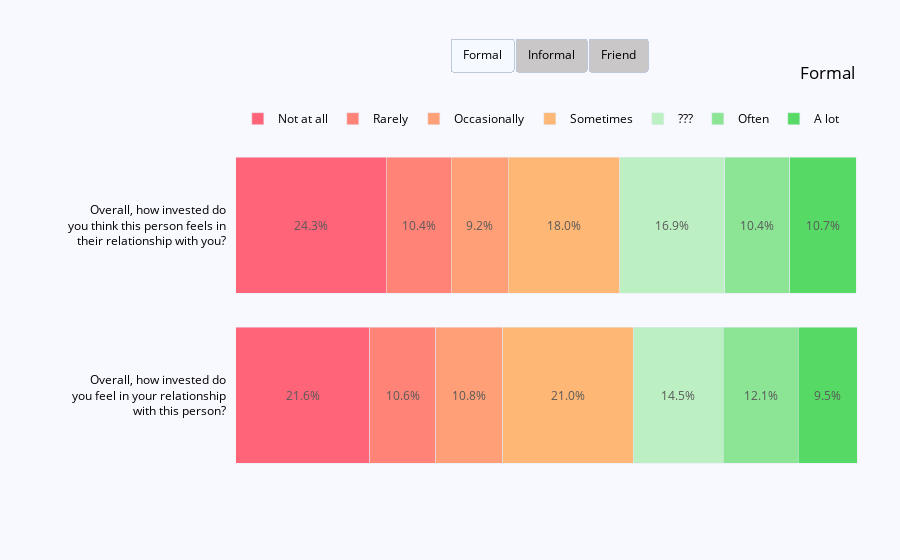

The code cell stored with this chart in its notebook:
### Code cell
percent_bar([list(round((df_diff['invest.overall.t'][df_diff['dyad_type'] == 1].value_counts(normalize = True).sort_index() * 100), 1)),
             list(round((df_diff['invest.overall.p'][df_diff['dyad_type'] == 1].value_counts(normalize = True).sort_index() * 100), 1))],
            [list(round((df_diff['invest.overall.t'][df_diff['dyad_type'] == 2].value_counts(normalize = True).sort_index() * 100), 1)),
             list(round((df_diff['invest.overall.p'][df_diff['dyad_type'] == 2].value_counts(normalize = True).sort_index() * 100), 1))],
            [list(round((df_diff['invest.overall.t'][df_diff['dyad_type'] == 3].value_counts(normalize = True).sort_index() * 100), 1)),
             list(round((df_diff['invest.overall.p'][df_diff['dyad_type'] == 3].value_counts(normalize = True).sort_index() * 100), 1))],
            'Overall, how invested do<br>you feel in your relationship<br>with this person?',
            'Overall, how invested do<br>you think this person feels in<br>their relationship with you?')

### Figure 1 — Plotly figure (JSON) as saved in the notebook; plotly's stock layout.template omitted (floating-point values rounded to 4 significant figures)
{"data": [{"hovertemplate": "<b>%{x}%</b><extra></extra>", "marker": {"color": "#FF6478"}, "orientation": "h", "showlegend": false, "type": "bar", "x": [21.6], "y": ["Overall, how invested do<br>you feel in your relationship<br>with this person?"]}, {"hovertemplate": "<b>%{x}%</b><extra></extra>", "marker": {"color": "#FF6478"}, "name": "Not at all", "orientation": "h", "showlegend": true, "type": "bar", "x": [24.3], "y": ["Overall, how invested do<br>you think this person feels in<br>their relationship with you?"]}, {"hovertemplate": "<b>%{x}%</b><extra></extra>", "marker": {"color": "#FF8477"}, "orientation": "h", "showlegend": false, "type": "bar", "x": [10.6], "y": ["Overall, how invested do<br>you feel in your relationship<br>with this person?"]}, {"hovertemplate": "<b>%{x}%</b><extra></extra>", "marker": {"color": "#FF8477"}, "name": "Rarely", "orientation": "h", "showlegend": true, "type": "bar", "x": [10.4], "y": ["Overall, how invested do<br>you think this person feels in<br>their relationship with you?"]}, {"hovertemplate": "<b>%{x}%</b><extra></extra>", "marker": {"color": "#FF9F77"}, "orientation": "h", "showlegend": false, "type": "bar", "x": [10.8], "y": ["Overall, how invested do<br>you feel in your relationship<br>with this person?"]}, {"hovertemplate": "<b>%{x}%</b><extra></extra>", "marker": {"color": "#FF9F77"}, "name": "Occasionally", "orientation": "h", "showlegend": true, "type": "bar", "x": [9.2], "y": ["Overall, how invested do<br>you think this person feels in<br>their relationship with you?"]}, {"hovertemplate": "<b>%{x}%</b><extra></extra>", "marker": {"color": "#FFB775"}, "orientation": "h", "showlegend": false, "type": "bar", "x": [21], "y": ["Overall, how invested do<br>you feel in your relationship<br>with this person?"]}, {"hovertemplate": "<b>%{x}%</b><extra></extra>", "marker": {"color": "#FFB775"}, "name": "Sometimes", "orientation": "h", "showlegend": true, "type": "bar", "x": [18], "y": ["Overall, how invested do<br>you think this person feels in<br>their relationship with you?"]}, {"hovertemplate": "<b>%{x}%</b><extra></extra>", "marker": {"color": "#BCF0C2"}, "orientation": "h", "showlegend": false, "type": "bar", "x": [14.5], "y": ["Overall, how invested do<br>you feel in your relationship<br>with this person?"]}, {"hovertemplate": "<b>%{x}%</b><extra></extra>", "marker": {"color": "#BCF0C2"}, "name": "???", "orientation": "h", "showlegend": true, "type": "bar", "x": [16.9], "y": ["Overall, how invested do<br>you think this person feels in<br>their relationship with you?"]}, {"hovertemplate": "<b>%{x}%</b><extra></extra>", "marker": {"color": "#8BE595"}, "orientation": "h", "showlegend": false, "type": "bar", "x": [12.1], "y": ["Overall, how invested do<br>you feel in your relationship<br>with this person?"]}, {"hovertemplate": "<b>%{x}%</b><extra></extra>", "marker": {"color": "#8BE595"}, "name": "Often", "orientation": "h", "showlegend": true, "type": "bar", "x": [10.4], "y": ["Overall, how invested do<br>you think this person feels in<br>their relationship with you?"]}, {"hovertemplate": "<b>%{x}%</b><extra></extra>", "marker": {"color": "#56DA65"}, "orientation": "h", "showlegend": false, "type": "bar", "x": [9.5], "y": ["Overall, how invested do<br>you feel in your relationship<br>with this person?"]}, {"hovertemplate": "<b>%{x}%</b><extra></extra>", "marker": {"color": "#56DA65"}, "name": "A lot", "orientation": "h", "showlegend": true, "type": "bar", "x": [10.7], "y": ["Overall, how invested do<br>you think this person feels in<br>their relationship with you?"]}, {"hovertemplate": "<b>%{x}%</b><extra></extra>", "marker": {"color": "#FF6478"}, "orientation": "h", "showlegend": false, "type": "bar", "visible": false, "x": [7.1], "y": ["Overall, how invested do<br>you feel in your relationship<br>with this person?"]}, {"hovertemplate": "<b>%{x}%</b><extra></extra>", "marker": {"color": "#FF6478"}, "name": "Not at all", "orientation": "h", "showlegend": true, "type": "bar", "visible": false, "x": [7.8], "y": ["Overall, how invested do<br>you think this person feels in<br>their relationship with you?"]}, {"hovertemplate": "<b>%{x}%</b><extra></extra>", "marker": {"color": "#FF8477"}, "orientation": "h", "showlegend": false, "type": "bar", "visible": false, "x": [4.6], "y": ["Overall, how invested do<br>you feel in your relationship<br>with this person?"]}, {"hovertemplate": "<b>%{x}%</b><extra></extra>", "marker": {"color": "#FF8477"}, "name": "Rarely", "orientation": "h", "showlegend": true, "type": "bar", "visible": false, "x": [4.6], "y": ["Overall, how invested do<br>you think this person feels in<br>their relationship with you?"]}, {"hovertemplate": "<b>%{x}%</b><extra></extra>", "marker": {"color": "#FF9F77"}, "orientation": "h", "showlegend": false, "type": "bar", "visible": false, "x": [5.6], "y": ["Overall, how invested do<br>you feel in your relationship<br>with this person?"]}, {"hovertemplate": "<b>%{x}%</b><extra></extra>", "marker": {"color": "#FF9F77"}, "name": "Occasionally", "orientation": "h", "showlegend": true, "type": "bar", "visible": false, "x": [5.3], "y": ["Overall, how invested do<br>you think this person feels in<br>their relationship with you?"]}, {"hovertemplate": "<b>%{x}%</b><extra></extra>", "marker": {"color": "#FFB775"}, "orientation": "h", "showlegend": false, "type": "bar", "visible": false, "x": [14.2], "y": ["Overall, how invested do<br>you feel in your relationship<br>with this person?"]}, {"hovertemplate": "<b>%{x}%</b><extra></extra>", "marker": {"color": "#FFB775"}, "name": "Sometimes", "orientation": "h", "showlegend": true, "type": "bar", "visible": false, "x": [11.8], "y": ["Overall, how invested do<br>you think this person feels in<br>their relationship with you?"]}, {"hovertemplate": "<b>%{x}%</b><extra></extra>", "marker": {"color": "#BCF0C2"}, "orientation": "h", "showlegend": false, "type": "bar", "visible": false, "x": [16.6], "y": ["Overall, how invested do<br>you feel in your relationship<br>with this person?"]}, {"hovertemplate": "<b>%{x}%</b><extra></extra>", "marker": {"color": "#BCF0C2"}, "name": "???", "orientation": "h", "showlegend": true, "type": "bar", "visible": false, "x": [19.7], "y": ["Overall, how invested do<br>you think this person feels in<br>their relationship with you?"]}, {"hovertemplate": "<b>%{x}%</b><extra></extra>", "marker": {"color": "#8BE595"}, "orientation": "h", "showlegend": false, "type": "bar", "visible": false, "x": [20.3], "y": ["Overall, how invested do<br>you feel in your relationship<br>with this person?"]}, {"hovertemplate": "<b>%{x}%</b><extra></extra>", "marker": {"color": "#8BE595"}, "name": "Often", "orientation": "h", "showlegend": true, "type": "bar", "visible": false, "x": [20], "y": ["Overall, how invested do<br>you think this person feels in<br>their relationship with you?"]}, {"hovertemplate": "<b>%{x}%</b><extra></extra>", "marker": {"color": "#56DA65"}, "orientation": "h", "showlegend": false, "type": "bar", "visible": false, "x": [31.6], "y": ["Overall, how invested do<br>you feel in your relationship<br>with this person?"]}, {"hovertemplate": "<b>%{x}%</b><extra></extra>", "marker": {"color": "#56DA65"}, "name": "A lot", "orientation": "h", "showlegend": true, "type": "bar", "visible": false, "x": [30.8], "y": ["Overall, how invested do<br>you think this person feels in<br>their relationship with you?"]}, {"hovertemplate": "<b>%{x}%</b><extra></extra>", "marker": {"color": "#FF6478"}, "orientation": "h", "showlegend": false, "type": "bar", "visible": false, "x": [0.9], "y": ["Overall, how invested do<br>you feel in your relationship<br>with this person?"]}, {"hovertemplate": "<b>%{x}%</b><extra></extra>", "marker": {"color": "#FF6478"}, "name": "Not at all", "orientation": "h", "showlegend": true, "type": "bar", "visible": false, "x": [0.6], "y": ["Overall, how invested do<br>you think this person feels in<br>their relationship with you?"]}, {"hovertemplate": "<b>%{x}%</b><extra></extra>", "marker": {"color": "#FF8477"}, "orientation": "h", "showlegend": false, "type": "bar", "visible": false, "x": [0.9], "y": ["Overall, how invested do<br>you feel in your relationship<br>with this person?"]}, {"hovertemplate": "<b>%{x}%</b><extra></extra>", "marker": {"color": "#FF8477"}, "name": "Rarely", "orientation": "h", "showlegend": true, "type": "bar", "visible": false, "x": [1.9], "y": ["Overall, how invested do<br>you think this person feels in<br>their relationship with you?"]}, {"hovertemplate": "<b>%{x}%</b><extra></extra>", "marker": {"color": "#FF9F77"}, "orientation": "h", "showlegend": false, "type": "bar", "visible": false, "x": [3.4], "y": ["Overall, how invested do<br>you feel in your relationship<br>with this person?"]}, {"hovertemplate": "<b>%{x}%</b><extra></extra>", "marker": {"color": "#FF9F77"}, "name": "Occasionally", "orientation": "h", "showlegend": true, "type": "bar", "visible": false, "x": [1.9], "y": ["Overall, how invested do<br>you think this person feels in<br>their relationship with you?"]}, {"hovertemplate": "<b>%{x}%</b><extra></extra>", "marker": {"color": "#FFB775"}, "orientation": "h", "showlegend": false, "type": "bar", "visible": false, "x": [17.5], "y": ["Overall, how invested do<br>you feel in your relationship<br>with this person?"]}, {"hovertemplate": "<b>%{x}%</b><extra></extra>", "marker": {"color": "#FFB775"}, "name": "Sometimes", "orientation": "h", "showlegend": true, "type": "bar", "visible": false, "x": [19.8], "y": ["Overall, how invested do<br>you think this person feels in<br>their relationship with you?"]}, {"hovertemplate": "<b>%{x}%</b><extra></extra>", "marker": {"color": "#BCF0C2"}, "orientation": "h", "showlegend": false, "type": "bar", "visible": false, "x": [23.4], "y": ["Overall, how invested do<br>you feel in your relationship<br>with this person?"]}, {"hovertemplate": "<b>%{x}%</b><extra></extra>", "marker": {"color": "#BCF0C2"}, "name": "???", "orientation": "h", "showlegend": true, "type": "bar", "visible": false, "x": [25.5], "y": ["Overall, how invested do<br>you think this person feels in<br>their relationship with you?"]}, {"hovertemplate": "<b>%{x}%</b><extra></extra>", "marker": {"color": "#8BE595"}, "orientation": "h", "showlegend": false, "type": "bar", "visible": false, "x": [27.5], "y": ["Overall, how invested do<br>you feel in your relationship<br>with this person?"]}, {"hovertemplate": "<b>%{x}%</b><extra></extra>", "marker": {"color": "#8BE595"}, "name": "Often", "orientation": "h", "showlegend": true, "type": "bar", "visible": false, "x": [23], "y": ["Overall, how invested do<br>you think this person feels in<br>their relationship with you?"]}, {"hovertemplate": "<b>%{x}%</b><extra></extra>", "marker": {"color": "#56DA65"}, "orientation": "h", "showlegend": false, "type": "bar", "visible": false, "x": [26.2], "y": ["Overall, how invested do<br>you feel in your relationship<br>with this person?"]}, {"hovertemplate": "<b>%{x}%</b><extra></extra>", "marker": {"color": "#56DA65"}, "name": "A lot", "orientation": "h", "showlegend": true, "type": "bar", "visible": false, "x": [27.4], "y": ["Overall, how invested do<br>you think this person feels in<br>their relationship with you?"]}], "layout": {"annotations": [{"align": "right", "font": {"color": "black", "size": 12}, "showarrow": false, "text": "Overall, how invested do<br>you feel in your relationship<br>with this person?", "x": 0.14, "xanchor": "right", "xref": "paper", "y": "Overall, how invested do<br>you feel in your relationship<br>with this person?", "yref": "y"}, {"font": {"color": "#595959", "size": 12}, "showarrow": false, "text": "21.6%", "x": 10.8, "xref": "x", "y": "Overall, how invested do<br>you feel in your relationship<br>with this person?", "yref": "y"}, {"font": {"color": "#595959", "size": 12}, "showarrow": false, "text": "10.6%", "x": 26.9, "xref": "x", "y": "Overall, how invested do<br>you feel in your relationship<br>with this person?", "yref": "y"}, {"font": {"color": "#595959", "size": 12}, "showarrow": false, "text": "10.8%", "x": 37.6, "xref": "x", "y": "Overall, how invested do<br>you feel in your relationship<br>with this person?", "yref": "y"}, {"font": {"color": "#595959", "size": 12}, "showarrow": false, "text": "21.0%", "x": 53.5, "xref": "x", "y": "Overall, how invested do<br>you feel in your relationship<br>with this person?", "yref": "y"}, {"font": {"color": "#595959", "size": 12}, "showarrow": false, "text": "14.5%", "x": 71.25, "xref": "x", "y": "Overall, how invested do<br>you feel in your relationship<br>with this person?", "yref": "y"}, {"font": {"color": "#595959", "size": 12}, "showarrow": false, "text": "12.1%", "x": 84.55, "xref": "x", "y": "Overall, how invested do<br>you feel in your relationship<br>with this person?", "yref": "y"}, {"font": {"color": "#595959", "size": 12}, "showarrow": false, "text": "9.5%", "x": 95.35, "xref": "x", "y": "Overall, how invested do<br>you feel in your relationship<br>with this person?", "yref": "y"}, {"align": "right", "font": {"color": "black", "size": 12}, "showarrow": false, "text": "Overall, how invested do<br>you think this person feels in<br>their relationship with you?", "x": 0.14, "xanchor": "right", "xref": "paper", "y": "Overall, how invested do<br>you think this person feels in<br>their relationship with you?", "yref": "y"}, {"font": {"color": "#595959", "size": 12}, "showarrow": false, "text": "24.3%", "x": 12.15, "xref": "x", "y": "Overall, how invested do<br>you think this person feels in<br>their relationship with you?", "yref": "y"}, {"font": {"color": "#595959", "size": 12}, "showarrow": false, "text": "10.4%", "x": 29.5, "xref": "x", "y": "Overall, how invested do<br>you think this person feels in<br>their relationship with you?", "yref": "y"}, {"font": {"color": "#595959", "size": 12}, "showarrow": false, "text": "9.2%", "x": 39.3, "xref": "x", "y": "Overall, how invested do<br>you think this person feels in<br>their relationship with you?", "yref": "y"}, {"font": {"color": "#595959", "size": 12}, "showarrow": false, "text": "18.0%", "x": 52.9, "xref": "x", "y": "Overall, how invested do<br>you think this person feels in<br>their relationship with you?", "yref": "y"}, {"font": {"color": "#595959", "size": 12}, "showarrow": false, "text": "16.9%", "x": 70.35, "xref": "x", "y": "Overall, how invested do<br>you think this person feels in<br>their relationship with you?", "yref": "y"}, {"font": {"color": "#595959", "size": 12}, "showarrow": false, "text": "10.4%", "x": 84.0, "xref": "x", "y": "Overall, how invested do<br>you think this person feels in<br>their relationship with you?", "yref": "y"}, {"font": {"color": "#595959", "size": 12}, "showarrow": false, "text": "10.7%", "x": 94.55, "xref": "x", "y": "Overall, how invested do<br>you think this person feels in<br>their relationship with you?", "yref": "y"}], "barmode": "stack", "font": {"color": "black", "size": 12}, "legend": {"itemclick": false, "orientation": "h", "traceorder": "normal", "x": 0.94, "xanchor": "right", "y": 1.02, "yanchor": "bottom"}, "margin": {"b": 80, "l": 120, "r": 10, "t": 140}, "paper_bgcolor": "rgb(248, 248, 255)", "plot_bgcolor": "rgb(248, 248, 255)", "title": {"text": "Formal", "x": 0.95, "y": 0.88}, "updatemenus": [{"bgcolor": "#c9c7c7", "buttons": [{"args": [{"visible": [true, true, true, true, true, true, true, true, true, true, true, true, true, true, false, false, false, false, false, false, false, false, false, false, false, false, false, false, false, false, false, false, false, false, false, false, false, false, false, false, false, false]}, {"annotations": [{"align": "right", "font": {"color": "black", "size": 12}, "showarrow": false, "text": "Overall, how invested do<br>you feel in your relationship<br>with this person?", "x": 0.14, "xanchor": "right", "xref": "paper", "y": "Overall, how invested do<br>you feel in your relationship<br>with this person?", "yref": "y"}, {"font": {"color": "#595959", "size": 12}, "showarrow": false, "text": "21.6%", "x": 10.8, "xref": "x", "y": "Overall, how invested do<br>you feel in your relationship<br>with this person?", "yref": "y"}, {"font": {"color": "#595959", "size": 12}, "showarrow": false, "text": "10.6%", "x": 26.9, "xref": "x", "y": "Overall, how invested do<br>you feel in your relationship<br>with this person?", "yref": "y"}, {"font": {"color": "#595959", "size": 12}, "showarrow": false, "text": "10.8%", "x": 37.6, "xref": "x", "y": "Overall, how invested do<br>you feel in your relationship<br>with this person?", "yref": "y"}, {"font": {"color": "#595959", "size": 12}, "showarrow": false, "text": "21.0%", "x": 53.5, "xref": "x", "y": "Overall, how invested do<br>you feel in your relationship<br>with this person?", "yref": "y"}, {"font": {"color": "#595959", "size": 12}, "showarrow": false, "text": "14.5%", "x": 71.25, "xref": "x", "y": "Overall, how invested do<br>you feel in your relationship<br>with this person?", "yref": "y"}, {"font": {"color": "#595959", "size": 12}, "showarrow": false, "text": "12.1%", "x": 84.55, "xref": "x", "y": "Overall, how invested do<br>you feel in your relationship<br>with this person?", "yref": "y"}, {"font": {"color": "#595959", "size": 12}, "showarrow": false, "text": "9.5%", "x": 95.35, "xref": "x", "y": "Overall, how invested do<br>you feel in your relationship<br>with this person?", "yref": "y"}, {"align": "right", "font": {"color": "black", "size": 12}, "showarrow": false, "text": "Overall, how invested do<br>you think this person feels in<br>their relationship with you?", "x": 0.14, "xanchor": "right", "xref": "paper", "y": "Overall, how invested do<br>you think this person feels in<br>their relationship with you?", "yref": "y"}, {"font": {"color": "#595959", "size": 12}, "showarrow": false, "text": "24.3%", "x": 12.15, "xref": "x", "y": "Overall, how invested do<br>you think this person feels in<br>their relationship with you?", "yref": "y"}, {"font": {"color": "#595959", "size": 12}, "showarrow": false, "text": "10.4%", "x": 29.5, "xref": "x", "y": "Overall, how invested do<br>you think this person feels in<br>their relationship with you?", "yref": "y"}, {"font": {"color": "#595959", "size": 12}, "showarrow": false, "text": "9.2%", "x": 39.3, "xref": "x", "y": "Overall, how invested do<br>you think this person feels in<br>their relationship with you?", "yref": "y"}, {"font": {"color": "#595959", "size": 12}, "showarrow": false, "text": "18.0%", "x": 52.9, "xref": "x", "y": "Overall, how invested do<br>you think this person feels in<br>their relationship with you?", "yref": "y"}, {"font": {"color": "#595959", "size": 12}, "showarrow": false, "text": "16.9%", "x": 70.35, "xref": "x", "y": "Overall, how invested do<br>you think this person feels in<br>their relationship with you?", "yref": "y"}, {"font": {"color": "#595959", "size": 12}, "showarrow": false, "text": "10.4%", "x": 84.0, "xref": "x", "y": "Overall, how invested do<br>you think this person feels in<br>their relationship with you?", "yref": "y"}, {"font": {"color": "#595959", "size": 12}, "showarrow": false, "text": "10.7%", "x": 94.55, "xref": "x", "y": "Overall, how invested do<br>you think this person feels in<br>their relationship with you?", "yref": "y"}], "title": "Formal"}], "label": "Formal", "method": "update"}, {"args": [{"visible": [false, false, false, false, false, false, false, false, false, false, false, false, false, false, true, true, true, true, true, true, true, true, true, true, true, true, true, true, false, false, false, false, false, false, false, false, false, false, false, false, false, false]}, {"annotations": [{"align": "right", "font": {"color": "black", "size": 12}, "showarrow": false, "text": "Overall, how invested do<br>you feel in your relationship<br>with this person?", "x": 0.14, "xanchor": "right", "xref": "paper", "y": "Overall, how invested do<br>you feel in your relationship<br>with this person?", "yref": "y"}, {"font": {"color": "#595959", "size": 12}, "showarrow": false, "text": "7.1%", "x": 3.55, "xref": "x", "y": "Overall, how invested do<br>you feel in your relationship<br>with this person?", "yref": "y"}, {"font": {"color": "#595959", "size": 12}, "showarrow": false, "text": "5.6%", "x": 14.5, "xref": "x", "y": "Overall, how invested do<br>you feel in your relationship<br>with this person?", "yref": "y"}, {"font": {"color": "#595959", "size": 12}, "showarrow": false, "text": "14.2%", "x": 24.4, "xref": "x", "y": "Overall, how invested do<br>you feel in your relationship<br>with this person?", "yref": "y"}, {"font": {"color": "#595959", "size": 12}, "showarrow": false, "text": "16.6%", "x": 39.8, "xref": "x", "y": "Overall, how invested do<br>you feel in your relationship<br>with this person?", "yref": "y"}, {"font": {"color": "#595959", "size": 12}, "showarrow": false, "text": "20.3%", "x": 58.25, "xref": "x", "y": "Overall, how invested do<br>you feel in your relationship<br>with this person?", "yref": "y"}, {"font": {"color": "#595959", "size": 12}, "showarrow": false, "text": "31.6%", "x": 84.2, "xref": "x", "y": "Overall, how invested do<br>you feel in your relationship<br>with this person?", "yref": "y"}, {"align": "right", "font": {"color": "black", "size": 12}, "showarrow": false, "text": "Overall, how invested do<br>you think this person feels in<br>their relationship with you?", "x": 0.14, "xanchor": "right", "xref": "paper", "y": "Overall, how invested do<br>you think this person feels in<br>their relationship with you?", "yref": "y"}, {"font": {"color": "#595959", "size": 12}, "showarrow": false, "text": "7.8%", "x": 3.9, "xref": "x", "y": "Overall, how invested do<br>you think this person feels in<br>their relationship with you?", "yref": "y"}, {"font": {"color": "#595959", "size": 12}, "showarrow": false, "text": "5.3%", "x": 15.05, "xref": "x", "y": "Overall, how invested do<br>you think this person feels in<br>their relationship with you?", "yref": "y"}, {"font": {"color": "#595959", "size": 12}, "showarrow": false, "text": "11.8%", "x": 23.6, "xref": "x", "y": "Overall, how invested do<br>you think this person feels in<br>their relationship with you?", "yref": "y"}, {"font": {"color": "#595959", "size": 12}, "showarrow": false, "text": "19.7%", "x": 39.35, "xref": "x", "y": "Overall, how invested do<br>you think this person feels in<br>their relationship with you?", "yref": "y"}, {"font": {"color": "#595959", "size": 12}, "showarrow": false, "text": "20.0%", "x": 59.2, "xref": "x", "y": "Overall, how invested do<br>you think this person feels in<br>their relationship with you?", "yref": "y"}, {"font": {"color": "#595959", "size": 12}, "showarrow": false, "text": "30.8%", "x": 84.6, "xref": "x", "y": "Overall, how invested do<br>you think this person feels in<br>their relationship with you?", "yref": "y"}], "title": "Informal"}], "label": "Informal", "method": "update"}, {"args": [{"visible": [false, false, false, false, false, false, false, false, false, false, false, false, false, false, false, false, false, false, false, false, false, false, false, false, false, false, false, false, true, true, true, true, true, true, true, true, true, true, true, true, true, true]}, {"annotations": [{"align": "right", "font": {"color": "black", "size": 12}, "showarrow": false, "text": "Overall, how invested do<br>you feel in your relationship<br>with this person?", "x": 0.14, "xanchor": "right", "xref": "paper", "y": "Overall, how invested do<br>you feel in your relationship<br>with this person?", "yref": "y"}, {"font": {"color": "#595959", "size": 12}, "showarrow": false, "text": "17.5%", "x": 13.95, "xref": "x", "y": "Overall, how invested do<br>you feel in your relationship<br>with this person?", "yref": "y"}, {"font": {"color": "#595959", "size": 12}, "showarrow": false, "text": "23.4%", "x": 34.4, "xref": "x", "y": "Overall, how invested do<br>you feel in your relationship<br>with this person?", "yref": "y"}, {"font": {"color": "#595959", "size": 12}, "showarrow": false, "text": "27.5%", "x": 59.85, "xref": "x", "y": "Overall, how invested do<br>you feel in your relationship<br>with this person?", "yref": "y"}, {"font": {"color": "#595959", "size": 12}, "showarrow": false, "text": "26.2%", "x": 86.7, "xref": "x", "y": "Overall, how invested do<br>you feel in your relationship<br>with this person?", "yref": "y"}, {"align": "right", "font": {"color": "black", "size": 12}, "showarrow": false, "text": "Overall, how invested do<br>you think this person feels in<br>their relationship with you?", "x": 0.14, "xanchor": "right", "xref": "paper", "y": "Overall, how invested do<br>you think this person feels in<br>their relationship with you?", "yref": "y"}, {"font": {"color": "#595959", "size": 12}, "showarrow": false, "text": "19.8%", "x": 14.3, "xref": "x", "y": "Overall, how invested do<br>you think this person feels in<br>their relationship with you?", "yref": "y"}, {"font": {"color": "#595959", "size": 12}, "showarrow": false, "text": "25.5%", "x": 36.95, "xref": "x", "y": "Overall, how invested do<br>you think this person feels in<br>their relationship with you?", "yref": "y"}, {"font": {"color": "#595959", "size": 12}, "showarrow": false, "text": "23.0%", "x": 61.2, "xref": "x", "y": "Overall, how invested do<br>you think this person feels in<br>their relationship with you?", "yref": "y"}, {"font": {"color": "#595959", "size": 12}, "showarrow": false, "text": "27.4%", "x": 86.4, "xref": "x", "y": "Overall, how invested do<br>you think this person feels in<br>their relationship with you?", "yref": "y"}], "title": "Friend"}], "label": "Friend", "method": "update"}], "direction": "right", "showactive": true, "type": "buttons", "x": 0.684, "y": 1.3}], "xaxis": {"domain": [0.15, 1], "showgrid": false, "showline": false, "showticklabels": false, "zeroline": false}, "yaxis": {"showgrid": false, "showline": false, "showticklabels": false, "zeroline": false}}}
